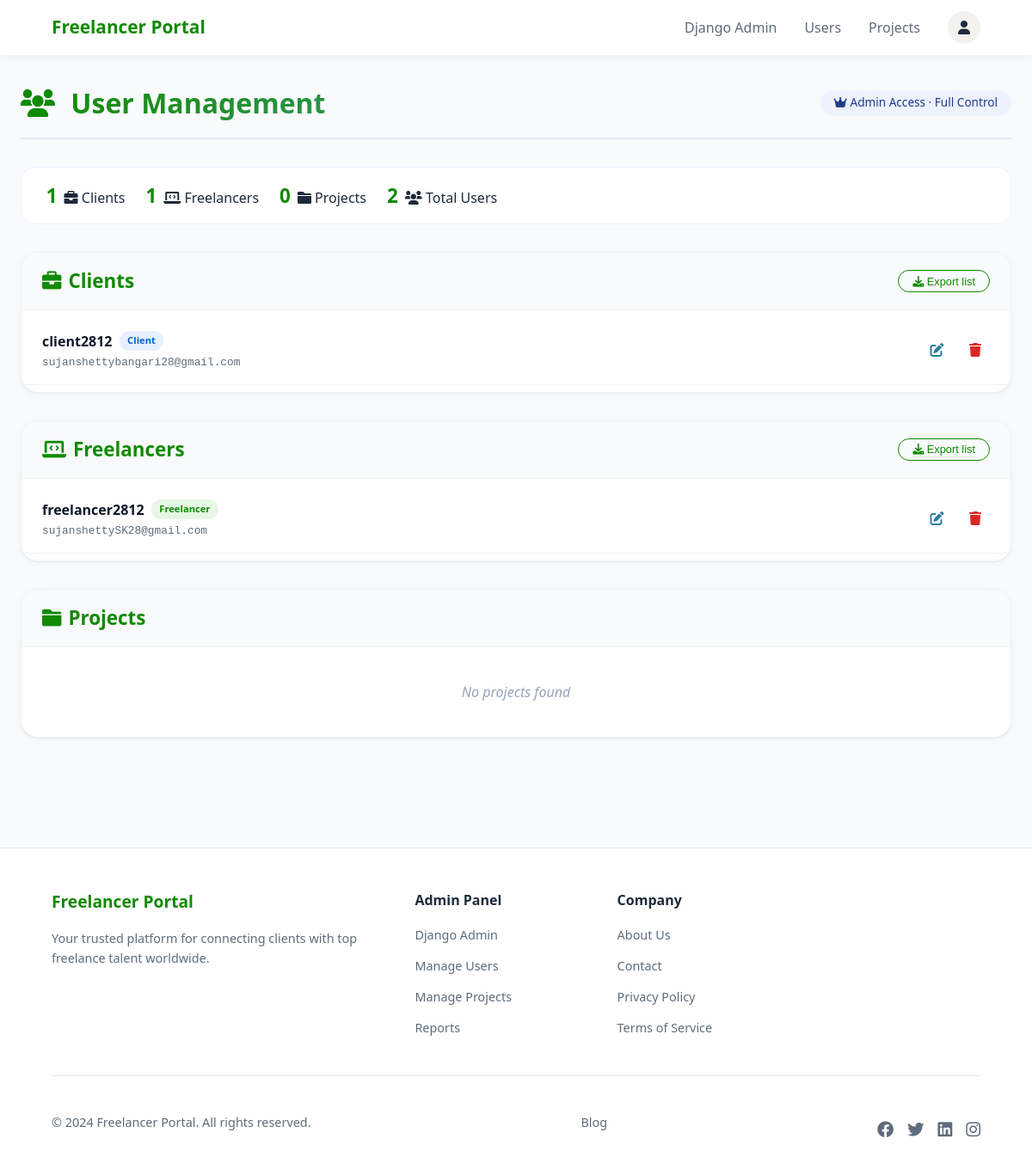
The page /accounts/admin/users/ (signed in) on the database its author committed.
### accounts/models.py (models this page shows, shortened)
class User(AbstractUser):
    ROLE_CHOICES = (
        ('client', 'Client'),
        ('freelancer', 'Freelancer'),
    )
    username = models.CharField(max_length=150, unique=True)
    email = models.EmailField(unique=True)
    phone = models.CharField(max_length=15, unique=True)
    role = models.CharField(max_length=20, choices=ROLE_CHOICES)
    is_verified = models.BooleanField(default=False)  # ✅ ADD THIS
    USERNAME_FIELD = 'email'
    REQUIRED_FIELDS = ['username', 'phone']

### accounts/views.py (the view)
# urls.py: path("admin/users/", views.admin_users, name="admin_users"),
@login_required
def admin_users(request):
    if not request.user.is_superuser:
        return redirect("login")
    clients = User.objects.filter(role="client")
    freelancers = User.objects.filter(role="freelancer")
    projects = Project.objects.all()
    context = {
        "clients": clients,
        "freelancers": freelancers,
        "client_count": clients.count(),
        "freelancer_count": freelancers.count(),
        "project_count": projects.count(),
        "total_count": clients.count() + freelancers.count(),
    }
    return render(request, "admin/users.html", context)

### templates/admin/users.html (shortened to what this page needs)
<!doctype html>
<html lang="en">
  <head>
    <link
      rel="stylesheet"
      href="https://cdnjs.cloudflare.com/ajax/libs/font-awesome/6.0.0/css/all.min.css" />
  </head>
  <body>
    {% include 'includes/header.html' %}
    <div class="container">
      <div class="page-header">
        <h1>
          <i
            class="fas fa-users"
            style="color: #108a00; margin-right: 10px"></i>
        </h1>
        <span class="badge-admin"
          ><i class="fas fa-crown"></i> Admin Access · Full Control</span
        >
      </div>
      <div class="stats-row-mini">
        <div class="stat-chip">
          <span id="clientCount">{{client_count}}</span>
          <span><i class="fas fa-briefcase"></i> Clients</span>
        </div>
        <div class="stat-chip">
          <span id="freelancerCount">{{freelancer_count}}</span>
          <span><i class="fas fa-laptop-code"></i> Freelancers</span>
        </div>
        <div class="stat-chip">
        <span>{{ project_count }}</span>
        <span><i class="fas fa-folder"></i> Projects</span>
    </div>
        <div class="stat-chip">
          <span id="totalUsers">{{total_count}}</span>
          <span><i class="fas fa-users"></i> Total Users</span>
        </div>
      </div>
      <div class="user-card-section">
        <div class="section-header">
          <h2><i class="fas fa-briefcase"></i> Clients</h2>
          <button class="btn-outline-sm" id="exportClientsBtn">
            <i class="fas fa-download"></i> Export list
          </button>
        </div>
        <div class="user-list">
          {% for user in clients %}
          <div class="user-row">
            <div class="user-info">
              <div class="user-name">
                {{ user.username }}
                <span class="user-badge client">Client</span>
              </div>
              <div class="user-email">{{ user.email }}</div>
            </div>
            <div class="user-actions">
              <button class="icon-btn edit"><i class="fas fa-edit"></i></button>
              <button class="icon-btn delete">
                <i class="fas fa-trash"></i>
              </button>
            </div>
          </div>
          {% empty %}
          <div class="empty-state">No clients found</div>
          {% endfor %}
        </div>
      </div>
      <div class="user-card-section">
        <div class="section-header">
          <h2><i class="fas fa-laptop-code"></i> Freelancers</h2>
          <button class="btn-outline-sm" id="exportFreelancersBtn">
            <i class="fas fa-download"></i> Export list
          </button>
        </div>
        <div class="user-list">
          {% for user in freelancers %}
          <div class="user-row">
            <div class="user-info">
              <div class="user-name">
                {{ user.username }}
                <span class="user-badge">Freelancer</span>
              </div>
              <div class="user-email">{{ user.email }}</div>
            </div>
            <div class="user-actions">
              <button class="icon-btn edit"><i class="fas fa-edit"></i></button>
              <button class="icon-btn delete">
                <i class="fas fa-trash"></i>
              </button>
            </div>
          </div>
          {% empty %}
          <div class="empty-state">No freelancers found</div>
          {% endfor %}
        </div>
      </div>
<div class="user-card-section">
    <div class="section-header">
        <h2><i class="fas fa-folder"></i> Projects</h2>
    </div>
    <div class="user-list">
        {% for project in projects %}
        <div class="user-row">
            <div class="user-info">
                <div class="user-name">
                    {{ project.title }}
                    <span class="user-badge">{{ project.status }}</span>
                </div>
                <div class="user-email">
                    Budget: ₹{{ project.budget }}
                </div>
                <div style="font-size:0.7rem; color:#475569;">
                    Client: {{ project.client.username }}
                </div>
            </div>
        </div>
        {% empty %}
        <div class="empty-state">No projects found</div>
        {% endfor %}
    </div>
</div>
    </div>
    {% include 'includes/footer.html'%}
  </body>
</html>

### templates/admin/users.html (style rules this page uses)
* { margin: 0; padding: 0; box-sizing: border-box; }
body { font-family: system-ui, "Segoe UI", "Inter", -apple-system, BlinkMacSystemFont, Roboto, sans-serif; background-color: #f8fafc; color: #1e293b; line-height: 1.5; }
.container { max-width: 1300px; margin: 2rem auto; padding: 0 1.5rem 3rem; }
.page-header { display: flex; justify-content: space-between; align-items: center; flex-wrap: wrap; gap: 1rem; margin-bottom: 2rem; border-bottom: 2px solid #e2e8f0; padding-bottom: 1rem; }
.page-header h1 { font-size: 2rem; font-weight: 700; background: linear-gradient(135deg, #108a00, #2b9348); background-clip: text; -webkit-background-clip: text; color: transparent; }
.badge-admin { background: #eef2ff; color: #1e3a8a; padding: 0.3rem 1rem; border-radius: 40px; font-size: 0.85rem; font-weight: 500; }
.stats-row-mini { display: flex; gap: 1.5rem; background: white; border-radius: 1rem; padding: 1rem 1.8rem; margin-bottom: 2rem; border: 1px solid #eef2ff; flex-wrap: wrap; }
.stat-chip { display: flex; align-items: baseline; gap: 0.5rem; font-size: 1rem; }
.stat-chip span:first-child { font-weight: 700; color: #108a00; font-size: 1.4rem; }
.user-card-section { background: white; border-radius: 1.25rem; box-shadow: 0 4px 12px rgba(0, 0, 0, 0.03), 0 1px 2px rgba(0, 0, 0, 0.05); margin-bottom: 2rem; overflow: hidden; border: 1px solid #edf2f7; }
.section-header { background: #f9fafb; padding: 1rem 1.5rem; border-bottom: 1px solid #eef2f0; display: flex; justify-content: space-between; align-items: center; flex-wrap: wrap; }
.section-header h2 { color: #108a00; font-size: 1.4rem; display: flex; align-items: center; gap: 0.5rem; }
.user-list { padding: 0.5rem 0; }
.user-row { display: flex; justify-content: space-between; align-items: center; padding: 1rem 1.5rem; border-bottom: 1px solid #f0f2f5; transition: background 0.2s; flex-wrap: wrap; gap: 0.8rem; }
.user-info { display: flex; flex-direction: column; gap: 0.2rem; flex: 2; min-width: 180px; }
.user-name { font-weight: 600; color: #0f172a; display: flex; align-items: center; gap: 8px; flex-wrap: wrap; }
.user-email { font-size: 0.8rem; color: #5e6b7c; font-family: monospace; }
.user-badge { background: #e6f7e6; color: #108a00; padding: 0.2rem 0.6rem; border-radius: 30px; font-size: 0.7rem; font-weight: 600; }
.user-badge.client { background: #e6f0ff; color: #0066cc; }
.user-actions { display: flex; gap: 0.6rem; align-items: center; }
.icon-btn { background: transparent; border: none; font-size: 1rem; cursor: pointer; padding: 6px 10px; border-radius: 30px; transition: all 0.2s; color: #5e6b7c; }
.icon-btn.edit { color: #2c7da0; }
.icon-btn.delete { color: #dc2626; }
.empty-state { padding: 2rem; text-align: center; color: #94a3b8; font-style: italic; }
.btn-outline-sm { background: transparent; border: 1px solid #108a00; padding: 0.3rem 1rem; border-radius: 30px; color: #108a00; font-size: 0.8rem; cursor: pointer; transition: 0.2s; }

### rows shown on the page
User: username "client2812", email "sujanshettybangari28@gmail.com"
User: username "freelancer2812", email "sujanshettySK28@gmail.com"

### other values the page prints
{{ client_count }} "1"
{{ freelancer_count }} "1"
{{ project_count }} "0"
{{ total_count }} "2"
